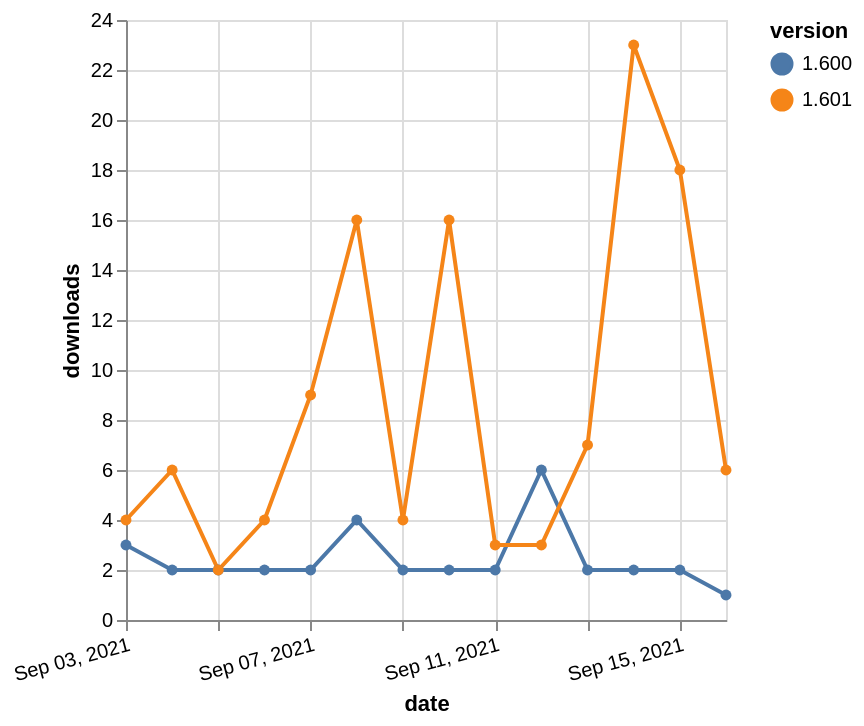

Write a Vega-Lite specification for this figure.
### Vega-Lite specification from a JSON file in a GitHub repository (floating-point values rounded to 4 significant figures)
{"$schema": "https://vega.github.io/schema/vega-lite/v5.json", "description": "A simple bar chart with embedded data.", "data": {"values": [{"date": "2021-09-03", "total": 3255, "delta": 3, "version": "1.600"}, {"date": "2021-09-04", "total": 3257, "delta": 2, "version": "1.600"}, {"date": "2021-09-05", "total": 3259, "delta": 2, "version": "1.600"}, {"date": "2021-09-06", "total": 3261, "delta": 2, "version": "1.600"}, {"date": "2021-09-07", "total": 3263, "delta": 2, "version": "1.600"}, {"date": "2021-09-08", "total": 3267, "delta": 4, "version": "1.600"}, {"date": "2021-09-09", "total": 3269, "delta": 2, "version": "1.600"}, {"date": "2021-09-10", "total": 3271, "delta": 2, "version": "1.600"}, {"date": "2021-09-11", "total": 3273, "delta": 2, "version": "1.600"}, {"date": "2021-09-12", "total": 3279, "delta": 6, "version": "1.600"}, {"date": "2021-09-13", "total": 3281, "delta": 2, "version": "1.600"}, {"date": "2021-09-14", "total": 3283, "delta": 2, "version": "1.600"}, {"date": "2021-09-15", "total": 3285, "delta": 2, "version": "1.600"}, {"date": "2021-09-16", "total": 3286, "delta": 1, "version": "1.600"}, {"date": "2021-09-03", "total": 4760, "delta": 4, "version": "1.601"}, {"date": "2021-09-04", "total": 4766, "delta": 6, "version": "1.601"}, {"date": "2021-09-05", "total": 4768, "delta": 2, "version": "1.601"}, {"date": "2021-09-06", "total": 4772, "delta": 4, "version": "1.601"}, {"date": "2021-09-07", "total": 4781, "delta": 9, "version": "1.601"}, {"date": "2021-09-08", "total": 4797, "delta": 16, "version": "1.601"}, {"date": "2021-09-09", "total": 4801, "delta": 4, "version": "1.601"}, {"date": "2021-09-10", "total": 4817, "delta": 16, "version": "1.601"}, {"date": "2021-09-11", "total": 4820, "delta": 3, "version": "1.601"}, {"date": "2021-09-12", "total": 4823, "delta": 3, "version": "1.601"}, {"date": "2021-09-13", "total": 4830, "delta": 7, "version": "1.601"}, {"date": "2021-09-14", "total": 4853, "delta": 23, "version": "1.601"}, {"date": "2021-09-15", "total": 4871, "delta": 18, "version": "1.601"}, {"date": "2021-09-16", "total": 4877, "delta": 6, "version": "1.601"}]}, "width": "container", "mark": {"type": "line", "point": {"filled": true}}, "encoding": {"x": {"field": "date", "type": "temporal", "timeUnit": "yearmonthdate", "title": "date", "axis": {"labelAngle": -15}}, "y": {"field": "delta", "type": "quantitative", "title": "downloads"}, "color": {"field": "version", "type": "nominal"}, "tooltip": {"field": "delta"}}}
